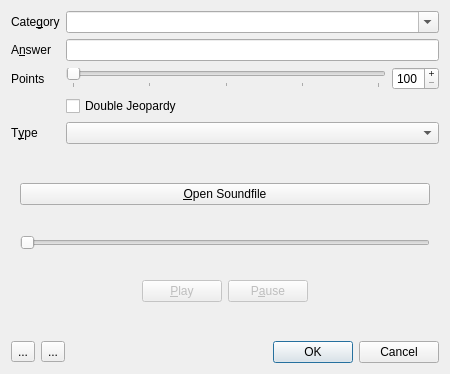
<?xml version="1.0" encoding="UTF-8"?>
<ui version="4.0">
 <class>AddEditQuestionDialog</class>
 <widget class="QDialog" name="AddEditQuestionDialog">
  <property name="windowModality">
   <enum>Qt::WindowModal</enum>
  </property>
  <property name="geometry">
   <rect>
    <x>0</x>
    <y>0</y>
    <width>450</width>
    <height>374</height>
   </rect>
  </property>
  <property name="sizePolicy">
   <sizepolicy hsizetype="Fixed" vsizetype="Minimum">
    <horstretch>0</horstretch>
    <verstretch>0</verstretch>
   </sizepolicy>
  </property>
  <property name="windowTitle">
   <string>Add Question</string>
  </property>
  <property name="modal">
   <bool>true</bool>
  </property>
  <layout class="QVBoxLayout" name="verticalLayout">
   <property name="sizeConstraint">
    <enum>QLayout::SetDefaultConstraint</enum>
   </property>
   <item>
    <layout class="QFormLayout" name="formLayout">
     <item row="1" column="0">
      <widget class="QLabel" name="label_4">
       <property name="text">
        <string>Cate&amp;gory</string>
       </property>
       <property name="buddy">
        <cstring>comboBox_category</cstring>
       </property>
      </widget>
     </item>
     <item row="1" column="1">
      <widget class="QComboBox" name="comboBox_category">
       <property name="sizePolicy">
        <sizepolicy hsizetype="Expanding" vsizetype="Fixed">
         <horstretch>0</horstretch>
         <verstretch>0</verstretch>
        </sizepolicy>
       </property>
       <property name="editable">
        <bool>true</bool>
       </property>
       <property name="frame">
        <bool>true</bool>
       </property>
      </widget>
     </item>
     <item row="2" column="0">
      <widget class="QLabel" name="label_2">
       <property name="text">
        <string>A&amp;nswer</string>
       </property>
       <property name="buddy">
        <cstring>lineEdit_answer</cstring>
       </property>
      </widget>
     </item>
     <item row="2" column="1">
      <widget class="QLineEdit" name="lineEdit_answer"/>
     </item>
     <item row="3" column="0">
      <widget class="QLabel" name="label_3">
       <property name="text">
        <string>Points</string>
       </property>
       <property name="buddy">
        <cstring>horizontalSlider</cstring>
       </property>
      </widget>
     </item>
     <item row="3" column="1">
      <layout class="QHBoxLayout" name="horizontalLayout">
       <item>
        <widget class="QSlider" name="horizontalSlider">
         <property name="minimum">
          <number>100</number>
         </property>
         <property name="maximum">
          <number>500</number>
         </property>
         <property name="singleStep">
          <number>100</number>
         </property>
         <property name="pageStep">
          <number>100</number>
         </property>
         <property name="orientation">
          <enum>Qt::Horizontal</enum>
         </property>
         <property name="invertedAppearance">
          <bool>false</bool>
         </property>
         <property name="tickPosition">
          <enum>QSlider::TicksBelow</enum>
         </property>
         <property name="tickInterval">
          <number>100</number>
         </property>
        </widget>
       </item>
       <item>
        <widget class="QSpinBox" name="spinBox_points">
         <property name="readOnly">
          <bool>false</bool>
         </property>
         <property name="buttonSymbols">
          <enum>QAbstractSpinBox::PlusMinus</enum>
         </property>
         <property name="minimum">
          <number>100</number>
         </property>
         <property name="maximum">
          <number>500</number>
         </property>
         <property name="singleStep">
          <number>100</number>
         </property>
        </widget>
       </item>
      </layout>
     </item>
     <item row="4" column="1">
      <widget class="QCheckBox" name="checkBox_double_jeopardy">
       <property name="text">
        <string>Double Jeopardy</string>
       </property>
      </widget>
     </item>
     <item row="5" column="0">
      <widget class="QLabel" name="label_5">
       <property name="text">
        <string>T&amp;ype</string>
       </property>
       <property name="buddy">
        <cstring>comboBox_Type</cstring>
       </property>
      </widget>
     </item>
     <item row="5" column="1">
      <widget class="QComboBox" name="comboBox_Type"/>
     </item>
    </layout>
   </item>
   <item>
    <widget class="QStackedWidget" name="stackedWidget">
     <property name="minimumSize">
      <size>
       <width>50</width>
       <height>10</height>
      </size>
     </property>
     <property name="frameShape">
      <enum>QFrame::NoFrame</enum>
     </property>
     <property name="currentIndex">
      <number>2</number>
     </property>
     <widget class="QWidget" name="text_page">
      <layout class="QFormLayout" name="formLayout_2">
       <item row="1" column="0">
        <widget class="QLabel" name="label">
         <property name="text">
          <string>Question</string>
         </property>
        </widget>
       </item>
       <item row="1" column="1">
        <widget class="QLineEdit" name="lineEdit_text"/>
       </item>
      </layout>
     </widget>
     <widget class="QWidget" name="page_morse">
      <layout class="QFormLayout" name="formLayout_3">
       <item row="0" column="0">
        <widget class="QLabel" name="label_6">
         <property name="text">
          <string>Question</string>
         </property>
        </widget>
       </item>
       <item row="0" column="1">
        <widget class="QLineEdit" name="lineEdit_morse"/>
       </item>
      </layout>
     </widget>
     <widget class="QWidget" name="page_sound">
      <layout class="QVBoxLayout" name="verticalLayout_2">
       <item>
        <widget class="QPushButton" name="pushButton_Sound">
         <property name="text">
          <string>&amp;Open Soundfile</string>
         </property>
        </widget>
       </item>
       <item>
        <widget class="QSlider" name="horizontalSlider_2">
         <property name="enabled">
          <bool>false</bool>
         </property>
         <property name="orientation">
          <enum>Qt::Horizontal</enum>
         </property>
        </widget>
       </item>
       <item>
        <layout class="QHBoxLayout" name="horizontalLayout_3">
         <item>
          <spacer name="horizontalSpacer_2">
           <property name="orientation">
            <enum>Qt::Horizontal</enum>
           </property>
           <property name="sizeHint" stdset="0">
            <size>
             <width>40</width>
             <height>20</height>
            </size>
           </property>
          </spacer>
         </item>
         <item>
          <widget class="QPushButton" name="pushButton_Sound_Play">
           <property name="enabled">
            <bool>false</bool>
           </property>
           <property name="text">
            <string>&amp;Play</string>
           </property>
          </widget>
         </item>
         <item>
          <widget class="QPushButton" name="pushButton_Sound_Pause">
           <property name="enabled">
            <bool>false</bool>
           </property>
           <property name="text">
            <string>P&amp;ause</string>
           </property>
          </widget>
         </item>
         <item>
          <spacer name="horizontalSpacer">
           <property name="orientation">
            <enum>Qt::Horizontal</enum>
           </property>
           <property name="sizeHint" stdset="0">
            <size>
             <width>40</width>
             <height>20</height>
            </size>
           </property>
          </spacer>
         </item>
        </layout>
       </item>
      </layout>
     </widget>
     <widget class="QWidget" name="page_picture">
      <layout class="QVBoxLayout" name="verticalLayout_3">
       <item>
        <widget class="QPushButton" name="pushButton_Picture">
         <property name="text">
          <string>Open &amp;Picture</string>
         </property>
         <property name="flat">
          <bool>false</bool>
         </property>
        </widget>
       </item>
       <item>
        <widget class="QLabel" name="label_Picture">
         <property name="text">
          <string/>
         </property>
         <property name="scaledContents">
          <bool>false</bool>
         </property>
         <property name="alignment">
          <set>Qt::AlignCenter</set>
         </property>
        </widget>
       </item>
      </layout>
     </widget>
     <widget class="QWidget" name="page_movie">
      <layout class="QVBoxLayout" name="verticalLayout_4">
       <item>
        <widget class="QPushButton" name="pushButton_3">
         <property name="text">
          <string>PushButton</string>
         </property>
        </widget>
       </item>
      </layout>
     </widget>
     <widget class="QWidget" name="page_keysequence">
      <layout class="QFormLayout" name="formLayout_4">
       <item row="0" column="0">
        <widget class="QLabel" name="label_7">
         <property name="text">
          <string>TextLabel</string>
         </property>
        </widget>
       </item>
       <item row="0" column="1">
        <widget class="QKeySequenceEdit" name="keySequenceEdit"/>
       </item>
      </layout>
     </widget>
    </widget>
   </item>
   <item>
    <layout class="QHBoxLayout" name="horizontalLayout_2">
     <item>
      <widget class="QToolButton" name="toolButton">
       <property name="text">
        <string>...</string>
       </property>
       <property name="icon">
        <iconset theme="left_arrow">
         <normaloff/>
        </iconset>
       </property>
      </widget>
     </item>
     <item>
      <widget class="QToolButton" name="toolButton_2">
       <property name="text">
        <string>...</string>
       </property>
      </widget>
     </item>
     <item>
      <widget class="QDialogButtonBox" name="buttonBox">
       <property name="orientation">
        <enum>Qt::Horizontal</enum>
       </property>
       <property name="standardButtons">
        <set>QDialogButtonBox::Cancel|QDialogButtonBox::Ok</set>
       </property>
      </widget>
     </item>
    </layout>
   </item>
  </layout>
 </widget>
 <tabstops>
  <tabstop>toolButton</tabstop>
  <tabstop>toolButton_2</tabstop>
 </tabstops>
 <resources/>
 <connections>
  <connection>
   <sender>buttonBox</sender>
   <signal>rejected()</signal>
   <receiver>AddEditQuestionDialog</receiver>
   <slot>reject()</slot>
   <hints>
    <hint type="sourcelabel">
     <x>391</x>
     <y>288</y>
    </hint>
    <hint type="destinationlabel">
     <x>286</x>
     <y>274</y>
    </hint>
   </hints>
  </connection>
  <connection>
   <sender>spinBox_points</sender>
   <signal>valueChanged(int)</signal>
   <receiver>horizontalSlider</receiver>
   <slot>setValue(int)</slot>
   <hints>
    <hint type="sourcelabel">
     <x>412</x>
     <y>82</y>
    </hint>
    <hint type="destinationlabel">
     <x>231</x>
     <y>82</y>
    </hint>
   </hints>
  </connection>
  <connection>
   <sender>horizontalSlider</sender>
   <signal>valueChanged(int)</signal>
   <receiver>spinBox_points</receiver>
   <slot>setValue(int)</slot>
   <hints>
    <hint type="sourcelabel">
     <x>227</x>
     <y>82</y>
    </hint>
    <hint type="destinationlabel">
     <x>408</x>
     <y>82</y>
    </hint>
   </hints>
  </connection>
 </connections>
</ui>
